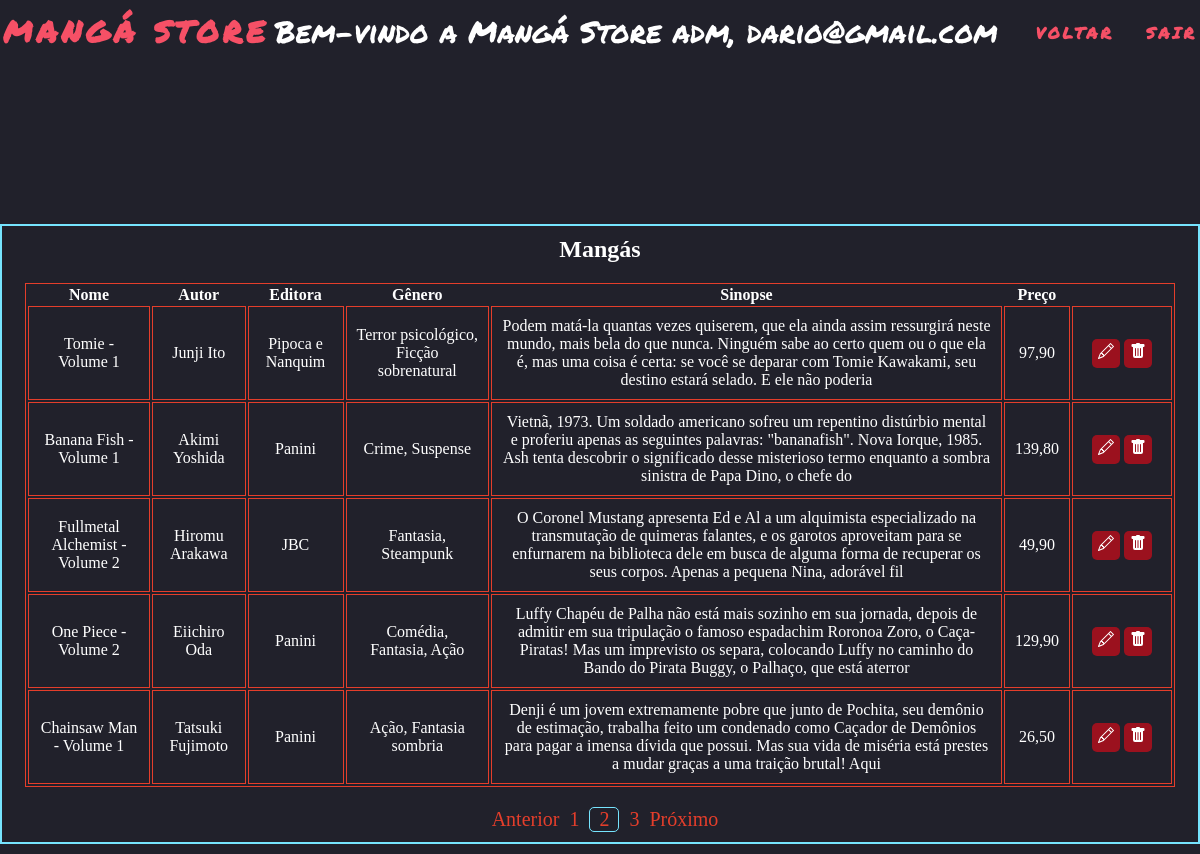
Before: /pages/mangas/lista_mangas.php?pagina=2 (signed in) with the older database file.
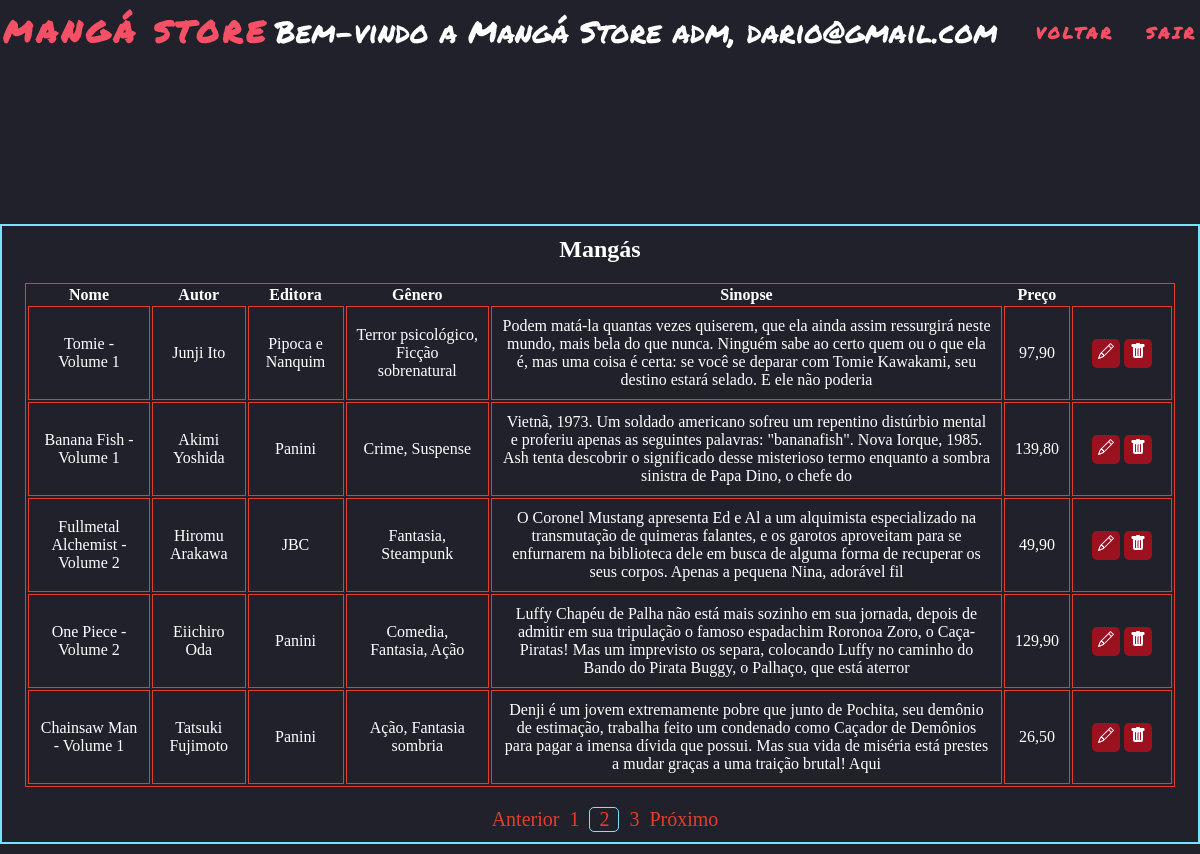
After: the same page with the newer database file.
### tables this page shows
CREATE TABLE IF NOT EXISTS `manga` (
    `idManga` int(2) NOT NULL AUTO_INCREMENT,
    `nome` varchar(45) NOT NULL,
    `autor` varchar(45) NOT NULL,
    `editora` varchar(45) NOT NULL,
    `genero` varchar(45) NOT NULL,
    `sinopse` varchar(255) NOT NULL,
    `preco` varchar(45) NOT NULL,
    PRIMARY KEY (`idManga`)
);

### pages/mangas/lista_mangas.php (the view, shortened to what the changed rows need)
<?php
include_once('../connection/config.php');
if (isset($_GET['pagina'])) {
    $pag = $_GET['pagina'];
    $busca = "SELECT * FROM manga";
    $registros = "5";
    $inicio = ($registros * $pag) - $registros;
    $limite = mysqli_query($con, "$busca LIMIT $inicio, $registros");
}
?>
<!DOCTYPE html>
<html lang="pt-br">
<head>
    <link rel="stylesheet" href="lista_manga.css">
</head>
<body>
    <header>
        <nav class="menu">
            <h1 class="logo">Mangá Store</h1>
        </nav>
    </header>
    <main>
        <section class="sistema">
    <div class="sistema-box">
        <div class="sistema-container">
            <h2>Mangás</h2>
            <div class="table-container">
                <table class="table">
                    <thead>
                        <tr>
                            <th scope="col">Nome</th>
                            <th scope="col">Autor</th>
                            <th scope="col">Editora</th>
                            <th scope="col">Gênero</th>
                            <th scope="col">Sinopse</th>
                            <th scope="col">Preço</th>
                        </tr>
                    </thead>
                    <tbody>
                        <?php
                        while ($manga_data = mysqli_fetch_assoc($limite)) {
                            echo "<tr>";
                            echo "<td>" . $manga_data['nome'] . "</td>";
                            echo "<td>" . $manga_data['autor'] . "</td>";
                            echo "<td>" . $manga_data['editora'] . "</td>";
                            echo "<td>" . $manga_data['genero'] . "</td>";
                            echo "<td>" . $manga_data['sinopse'] . "</td>";
                            echo "<td>" . $manga_data['preco'] . "</td>";
                            echo "<td class='btns'>
                            <a class='btnEditar' href='edicao_mangas.php?id=$manga_data[idManga]' title='Editar'>
                            <svg xmlns='http://www.w3.org/2000/svg' width='16' height='16' fill='currentColor' class='bi bi-pencil' viewBox='0 0 16 16'>
                            <path d='M12.146.146a.5.5 0 0 1 .708 0l3 3a.5.5 0 0 1 0 .708l-10 10a.5.5 0 0 1-.168.11l-5 2a.5.5 0 0 1-.65-.65l2-5a.5.5 0 0 1 .11-.168l10-10zM11.207 2.5 13.5 4.793 14.793 3.5 12.5 1.207 11.207 2.5zm1.586 3L10.5 3.207 4 9.707V10h.5a.5.5 0 0 1 .5.5v.5h.5a.5.5 0 0 1 .5.5v.5h.293l6.5-6.5zm-9.761 5.175-.106.106-1.528 3.821 3.821-1.528.106-.106A.5.5 0 0 1 5 12.5V12h-.5a.5.5 0 0 1-.5-.5V11h-.5a.5.5 0 0 1-.468-.325z'/>
                        </svg></a>
                        <a class='btnExcluir' href='delete.php?id=$manga_data[idManga]' title='Excluir'>
                            <svg xmlns='http://www.w3.org/2000/svg' width='16' height='16' fill='currentColor' class='bi bi-trash-fill' viewBox='0 0 16 16'>
                                <path d='M2.5 1a1 1 0 0 0-1 1v1a1 1 0 0 0 1 1H3v9a2 2 0 0 0 2 2h6a2 2 0 0 0 2-2V4h.5a1 1 0 0 0 1-1V2a1 1 0 0 0-1-1H10a1 1 0 0 0-1-1H7a1 1 0 0 0-1 1H2.5zm3 4a.5.5 0 0 1 .5.5v7a.5.5 0 0 1-1 0v-7a.5.5 0 0 1 .5-.5zM8 5a.5.5 0 0 1 .5.5v7a.5.5 0 0 1-1 0v-7A.5.5 0 0 1 8 5zm3 .5v7a.5.5 0 0 1-1 0v-7a.5.5 0 0 1 1 0z'/>
                            </svg>
                        </a>
                        </td>";
                            echo "</tr>";
                        }
                        ?>
                    </tbody>
                </table>
            </div>
        </div>
    </div>
        </section>
    </main>
</body>
</html>

Changed rows visible on the page:
changed manga "One Piece - Volume 2": genero "Comédia, Fantasia, Ação" → "Comedia, Fantasia, Ação"
